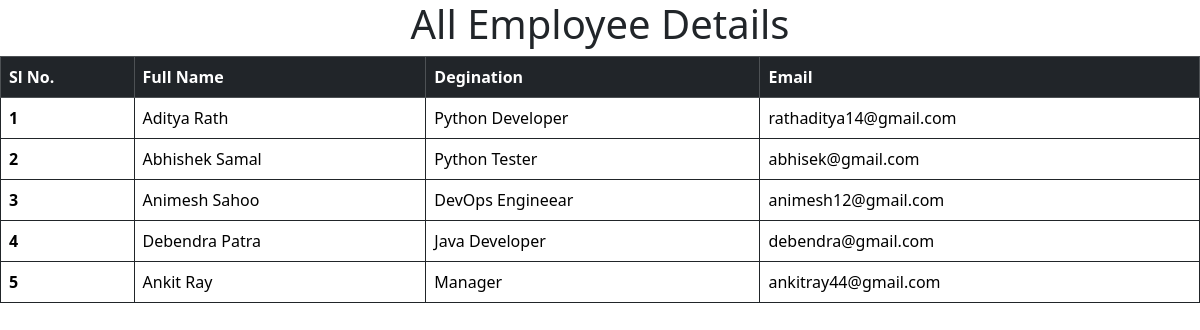
The page / on the database its author committed.
### employees/models.py (models this page shows, shortened)
class Employee (models.Model):
    first_name=models.CharField(max_length=50)
    last_name=models.CharField(max_length=50)
    photo=models.ImageField(upload_to='images/')
    degnination=models.CharField(max_length=100)
    email_address=models.EmailField(max_length=100, unique=True)

### employees/views.py (the view)
# urls.py: path('', EmployeeDetails, name='home'),
def EmployeeDetails(request):
    employee=Employee.objects.all()
    context={'employee':employee}
    return render(request, 'employee_details.html', context)

### templates/employee_details.html (shortened to what this page needs)
{% load static %}
<!DOCTYPE html>
<html lang="en">
<head>
    <link href="https://cdn.jsdelivr.net/npm/bootstrap@5.3.3/dist/css/bootstrap.min.css" rel="stylesheet">
</head>
<body>
<center><h1>All Employee Details</h1></center>
<center>
    <table class="table table-bordered border-dark">
        <thead class="table-dark">
        <tr>
            <th scope="col">Sl No.</th>
            <th scope="col">Full Name</th>
            <th scope="col">Degination</th>
            <th scope="col">Email</th>
        </tr>
        </thead>
        <tbody>
        {% for emp in employee %}
            <tr>
                <th>{{forloop.counter}}</th>
                <td> <a href="{% url 'employee_information' emp.id %}">{{emp.first_name}} {{emp.last_name}}</a></td>
                <td>{{emp.degnination}}</td>
                <td>{{emp.email_address}}</td>
            </tr>
        {% endfor %}
        </tbody>
    </table>
</center>
</body>
</html>

### templates/employee_details.html (style rules this page uses)
a { text-decoration: none; color: black; }

### rows shown on the page
Employee: first_name "Aditya", last_name "Rath", degnination "Python Developer", email_address "rathaditya14@gmail.com"
Employee: first_name "Abhishek", last_name "Samal", degnination "Python Tester", email_address "abhisek@gmail.com"
Employee: first_name "Animesh", last_name "Sahoo", degnination "DevOps Engineear", email_address "animesh12@gmail.com"
Employee: first_name "Debendra", last_name "Patra", degnination "Java Developer", email_address "debendra@gmail.com"
Employee: first_name "Ankit", last_name "Ray", degnination "Manager", email_address "ankitray44@gmail.com"
